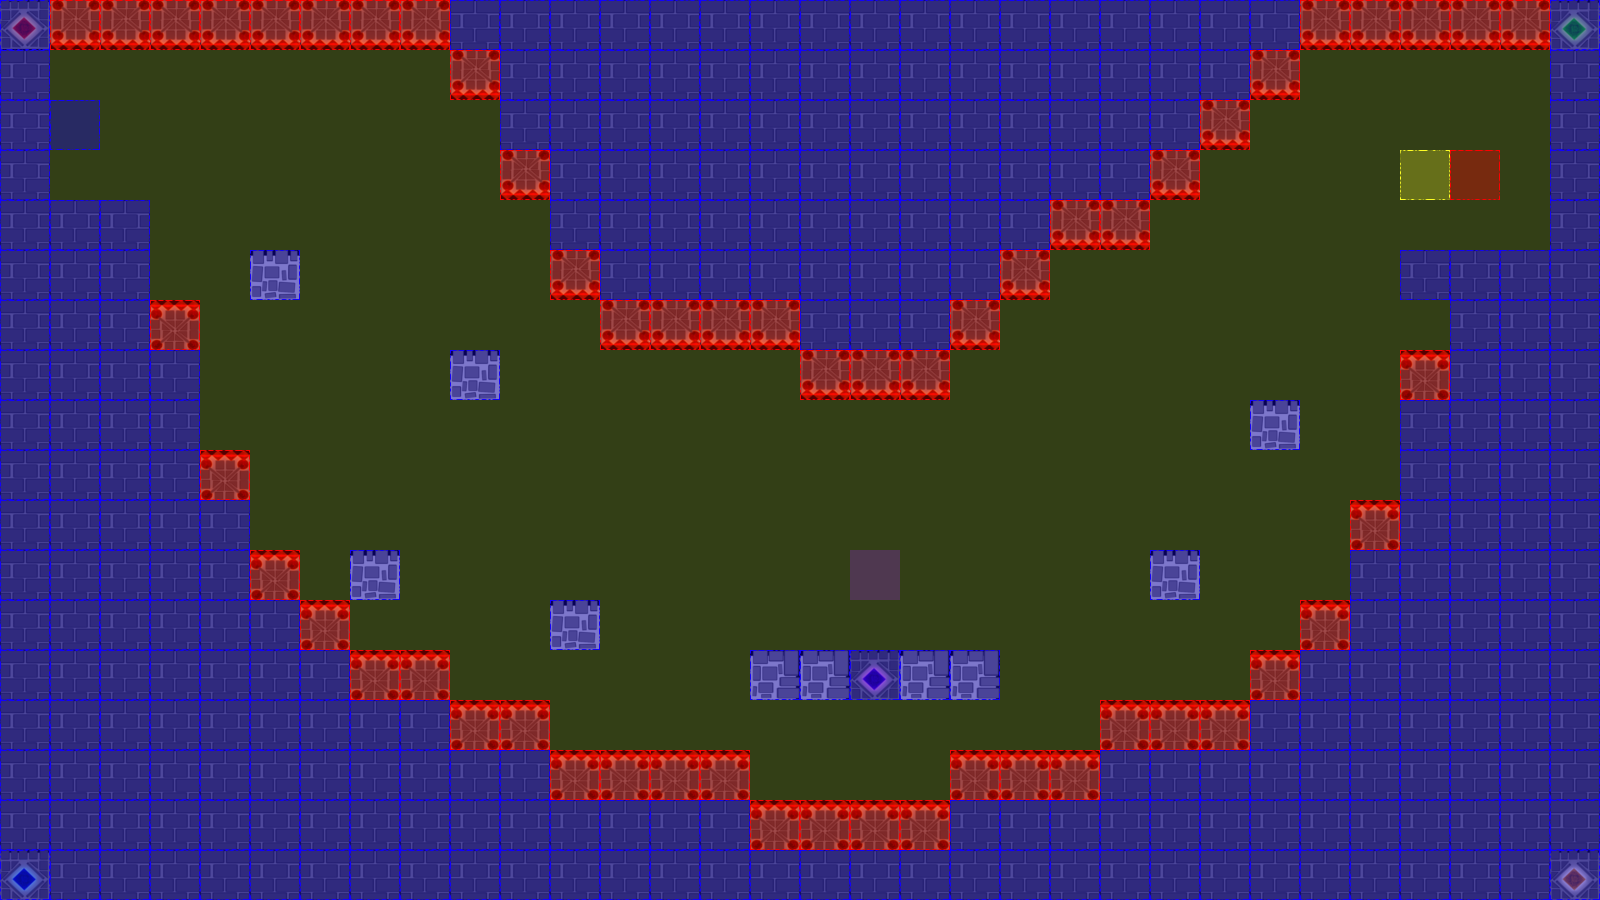

Rendered tile map (Tiled .tmx) drawn with the repository's tilesets; below, a short description and the map source with its tile grids summarised:
An orthogonal 32x18 tile map with 50x50 px tiles, 3 tile layers (terrain, collision, event), 2 tilesets.

<map version="1.0" orientation="orthogonal" renderorder="left-up" width="32" height="18" tilewidth="50" tileheight="50" nextobjectid="3">
 <tileset firstgid="1" name="castleTile" tilewidth="50" tileheight="50" tilecount="36" columns="6">
  <image source="tiles/castleTile.png" width="300" height="300" />
 </tileset>
 <tileset firstgid="37" name="collisionTile" tilewidth="50" tileheight="50" tilecount="12" columns="3">
  <image source="tiles/collisionTile.png" width="150" height="200" />
 </tileset>
 <layer name="terrain" width="32" height="18">
  <data>[576 cells, 334 non-empty, 10 distinct tile ids]</data>
 </layer>
 <layer name="collision" width="32" height="18">
  <data>[576 cells, 576 non-empty, 3 distinct tile ids]</data>
 </layer>
 <layer name="event" width="32" height="18">
  <data>[576 cells, 4 non-empty, 4 distinct tile ids]</data>
 </layer>
</map>
